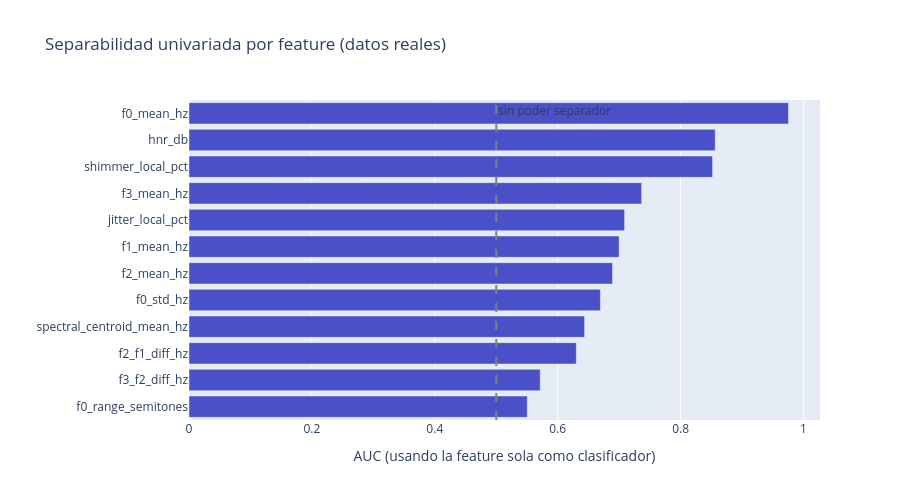

Source (notebook cell):
### Markdown cell above
## 3. Qué tan separable es cada feature por sí sola (AUC univariado)

Si una sola feature ya separa bien las clases, es una señal fuerte. Si el AUC de una feature está cerca de 0.5, esa feature sola no dice casi nada sobre el género en este dataset.

### Code cell
aucs = {}
for name in FEATURE_NAMES:
    auc = roc_auc_score(df_real["label"], df_real[name])
    aucs[name] = max(auc, 1 - auc)  # la dirección no importa aquí, solo qué tan separable es
auc_series = pd.Series(aucs).sort_values(ascending=True)

fig = px.bar(
    auc_series,
    orientation="h",
    labels={"index": "", "value": "AUC (usando la feature sola como clasificador)"},
    title="Separabilidad univariada por feature (datos reales)",
    color_discrete_sequence=["#4A50C8"],
    height=500,
)
fig.add_vline(x=0.5, line_dash="dash", line_color="gray", annotation_text="sin poder separador")
fig.update_layout(showlegend=False)
fig.write_image(FIG_DIR / "03_auc_univariado.png", scale=2)
fig.show()
auc_series.sort_values(ascending=False)

### Figure 1 — Plotly figure (JSON) as saved in the notebook; plotly's stock layout.template omitted (floating-point values rounded to 4 significant figures)
{"data": [{"hovertemplate": "variable=0<br>AUC (usando la feature sola como clasificador)=%{x}<br>=%{y}<extra></extra>", "legendgroup": "0", "marker": {"color": "#4A50C8", "pattern": {"shape": ""}}, "name": "0", "orientation": "h", "showlegend": true, "textposition": "auto", "type": "bar", "x": [0.5505, 0.5716, 0.6303, 0.6438, 0.6695, 0.6892, 0.6999, 0.7089, 0.7366, 0.852, 0.8563, 0.9755], "xaxis": "x", "y": ["f0_range_semitones", "f3_f2_diff_hz", "f2_f1_diff_hz", "spectral_centroid_mean_hz", "f0_std_hz", "f2_mean_hz", "f1_mean_hz", "jitter_local_pct", "f3_mean_hz", "shimmer_local_pct", "hnr_db", "f0_mean_hz"], "yaxis": "y"}], "layout": {"annotations": [{"showarrow": false, "text": "sin poder separador", "x": 0.5, "xanchor": "left", "xref": "x", "y": 1, "yanchor": "top", "yref": "y domain"}], "barmode": "relative", "height": 500, "legend": {"title": {"text": "variable"}, "tracegroupgap": 0}, "shapes": [{"line": {"color": "gray", "dash": "dash"}, "type": "line", "x0": 0.5, "x1": 0.5, "xref": "x", "y0": 0, "y1": 1, "yref": "y domain"}], "showlegend": false, "title": {"text": "Separabilidad univariada por feature (datos reales)"}, "xaxis": {"anchor": "y", "domain": [0.0, 1.0], "title": {"text": "AUC (usando la feature sola como clasificador)"}}, "yaxis": {"anchor": "x", "domain": [0.0, 1.0], "title": {"text": ""}}}}
